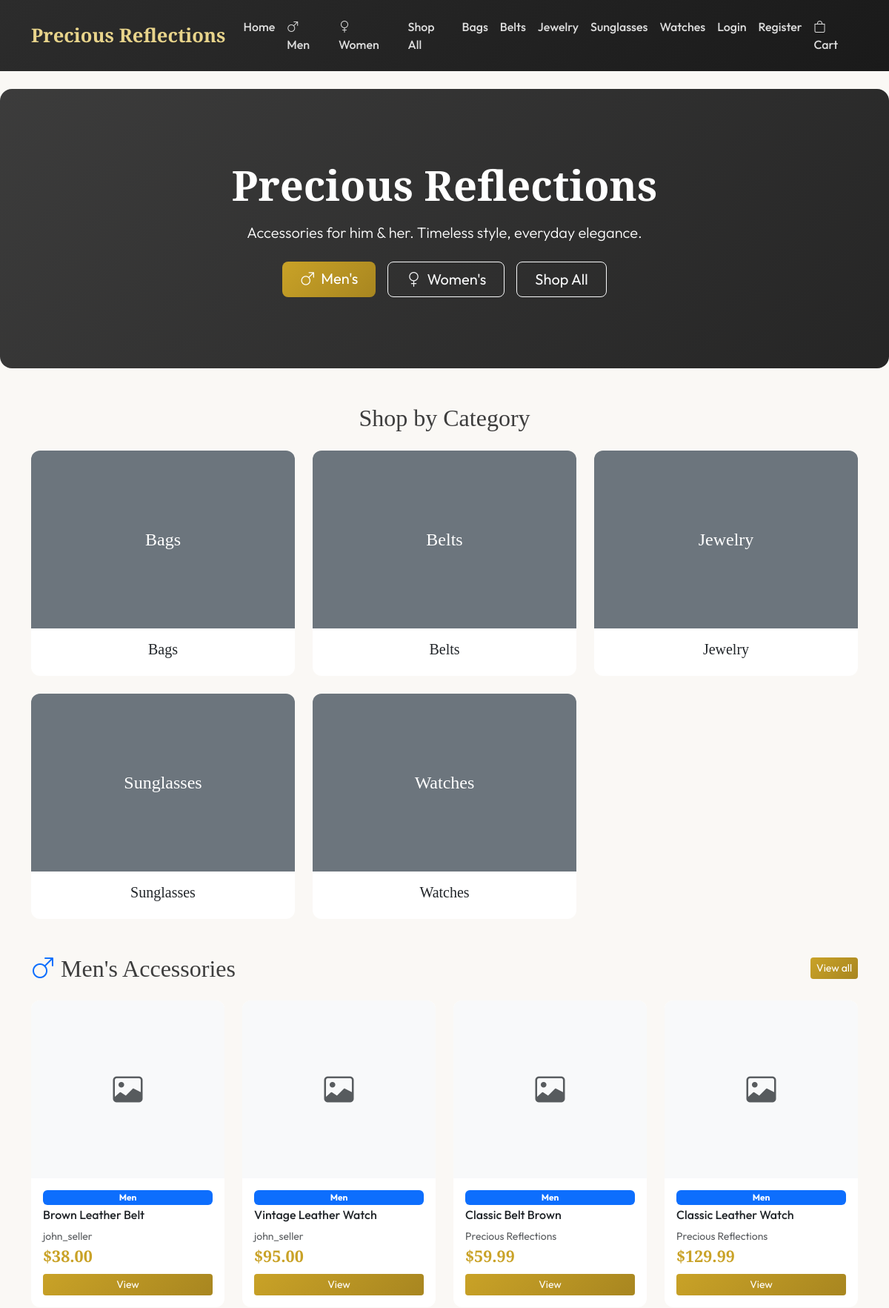
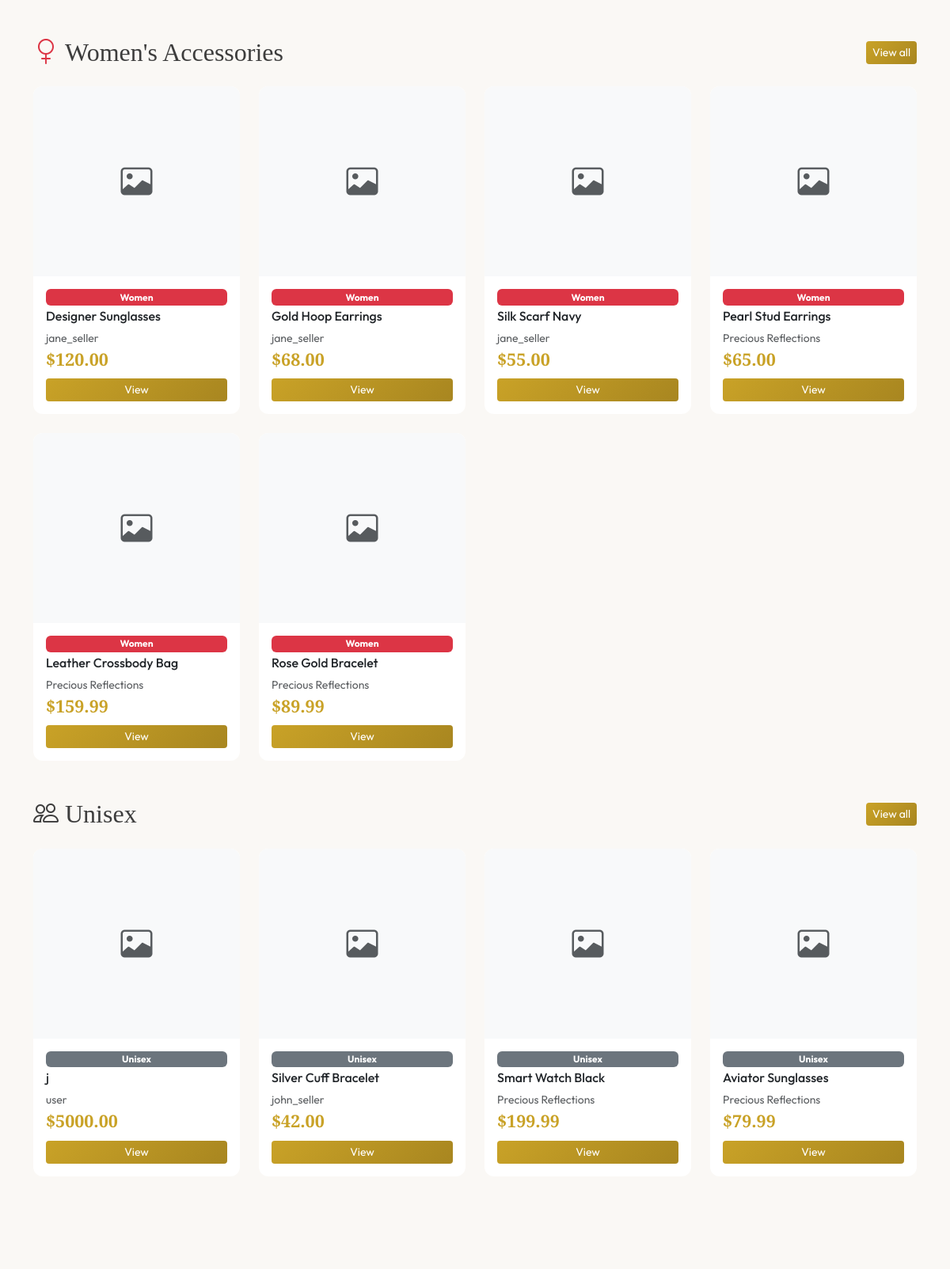
The page / (upper part) on the database its author committed (2 pictures, top to bottom).
### store/models.py (models this page shows, shortened)
class Category(models.Model):
    name = models.CharField(max_length=100)
    slug = models.SlugField(unique=True, max_length=100)
    description = models.TextField(blank=True)
    image = models.ImageField(upload_to='categories/', blank=True, null=True)
    created_at = models.DateTimeField(auto_now_add=True)
    class Meta:
        verbose_name_plural = 'Categories'
        ordering = ['name']

class Product(models.Model):
    name = models.CharField(max_length=200)
    slug = models.SlugField(unique=True, max_length=200)
    description = models.TextField()
    price = models.DecimalField(max_digits=10, decimal_places=2, validators=[MinValueValidator(0)])
    stock = models.PositiveIntegerField(default=0)
    category = models.ForeignKey(Category, on_delete=models.CASCADE, related_name='products')
    gender = models.CharField(max_length=1, choices=GENDER_CHOICES, default='U')
    image = models.ImageField(upload_to='products/', blank=True, null=True)
    seller = models.ForeignKey(settings.AUTH_USER_MODEL, on_delete=models.CASCADE, related_name='products_for_sale', null=True, blank=True)  # null = official/admin
    created_at = models.DateTimeField(auto_now_add=True)
    updated_at = models.DateTimeField(auto_now=True)
    is_active = models.BooleanField(default=True)
    class Meta:
        ordering = ['-created_at']

### store/views.py (the view)
# urls.py: path('', views.home, name='home'),
def home(request):
    categories = Category.objects.all()[:6]
    featured_men = Product.objects.filter(is_active=True, gender='M')[:8]
    featured_women = Product.objects.filter(is_active=True, gender='F')[:8]
    featured_unisex = Product.objects.filter(is_active=True, gender='U')[:4]
    return render(request, 'store/home.html', {
        'categories': categories,
        'featured_men': featured_men,
        'featured_women': featured_women,
        'featured_unisex': featured_unisex,
    })

### store/context_processors.py (called while the page is built)
def cart_count(request):
    count = 0
    if request.session.get('cart'):
        for item in request.session['cart'].values():
            count += item.get('quantity', 0)
    return {'cart_count': count}

def categories_nav(request):
    from .models import Category
    categories = Category.objects.all()[:10]
    return {'nav_categories': categories}

### templates/store/home.html (shortened to what this page needs)
{% extends 'base.html' %}
{% load static %}
{% block content %}
<section class="hero rounded-4 py-5 px-4 mb-5 mx-2 mx-md-0">
  <div class="container text-center py-5">
    <h1 class="font-serif display-4 fw-bold mb-3">Precious Reflections</h1>
    <p class="lead mb-4 opacity-90">Accessories for him & her. Timeless style, everyday elegance.</p>
    <div class="d-flex flex-wrap justify-content-center gap-3">
      <a href="{% url 'store:shop_men' %}" class="btn btn-gold btn-lg px-4"><i class="bi bi-gender-male me-2"></i>Men's</a>
      <a href="{% url 'store:shop_women' %}" class="btn btn-outline-light btn-lg px-4"><i class="bi bi-gender-female me-2"></i>Women's</a>
      <a href="{% url 'store:shop' %}" class="btn btn-outline-light btn-lg px-4">Shop All</a>
    </div>
  </div>
</section>
<div class="container">
  <h2 class="font-serif text-center mb-4">Shop by Category</h2>
  <div class="row g-4 mb-5">
    {% for cat in categories %}
    <div class="col-6 col-md-4">
      <a href="{% url 'store:shop' %}?category={{ cat.slug }}" class="text-decoration-none text-dark">
        <div class="card h-100">
          {% if cat.image %}
          <img src="{{ cat.image.url }}" class="card-img-top" alt="{{ cat.name }}">
          {% else %}
          <div class="card-img-top bg-secondary d-flex align-items-center justify-content-center text-white font-serif fs-4">{{ cat.name }}</div>
          {% endif %}
          <div class="card-body text-center">
            <h5 class="card-title font-serif">{{ cat.name }}</h5>
          </div>
        </div>
      </a>
    </div>
    {% empty %}
    <p class="text-muted">No categories yet.</p>
    {% endfor %}
  </div>
  <div class="mb-5">
    <div class="d-flex justify-content-between align-items-center mb-4">
      <h2 class="font-serif mb-0"><i class="bi bi-gender-male text-primary me-2"></i>Men's Accessories</h2>
      <a href="{% url 'store:shop_men' %}" class="btn btn-gold btn-sm">View all</a>
    </div>
    <div class="row g-4">
      {% for product in featured_men %}
      <div class="col-6 col-md-3">
        <div class="card h-100">
          <a href="{% url 'store:product_detail' product.slug %}">
            {% if product.image %}
            <img src="{{ product.image.url }}" class="card-img-top" alt="{{ product.name }}">
            {% else %}
            <div class="card-img-top bg-light d-flex align-items-center justify-content-center text-muted"><i class="bi bi-image fs-1"></i></div>
            {% endif %}
          </a>
          <div class="card-body d-flex flex-column">
            <span class="badge bg-primary mb-1">Men</span>
            <h6 class="card-title"><a href="{% url 'store:product_detail' product.slug %}" class="text-dark text-decoration-none">{{ product.name }}</a></h6>
            <p class="small text-muted mb-0">{% if product.seller %}{{ product.seller.username }}{% else %}Precious Reflections{% endif %}</p>
            <p class="product-price mb-2">${{ product.price }}</p>
            <a href="{% url 'store:product_detail' product.slug %}" class="btn btn-gold btn-sm mt-auto">View</a>
          </div>
        </div>
      </div>
      {% empty %}
      <div class="col-12"><p class="text-muted">No men's products yet.</p></div>
      {% endfor %}
    </div>
  </div>
  <div class="mb-5">
    <div class="d-flex justify-content-between align-items-center mb-4">
      <h2 class="font-serif mb-0"><i class="bi bi-gender-female text-danger me-2"></i>Women's Accessories</h2>
      <a href="{% url 'store:shop_women' %}" class="btn btn-gold btn-sm">View all</a>
    </div>
    <div class="row g-4">
      {% for product in featured_women %}
      <div class="col-6 col-md-3">
        <div class="card h-100">
          <a href="{% url 'store:product_detail' product.slug %}">
            {% if product.image %}
            <img src="{{ product.image.url }}" class="card-img-top" alt="{{ product.name }}">
            {% else %}
            <div class="card-img-top bg-light d-flex align-items-center justify-content-center text-muted"><i class="bi bi-image fs-1"></i></div>
            {% endif %}
          </a>
          <div class="card-body d-flex flex-column">
            <span class="badge bg-danger mb-1">Women</span>
            <h6 class="card-title"><a href="{% url 'store:product_detail' product.slug %}" class="text-dark text-decoration-none">{{ product.name }}</a></h6>
            <p class="small text-muted mb-0">{% if product.seller %}{{ product.seller.username }}{% else %}Precious Reflections{% endif %}</p>
            <p class="product-price mb-2">${{ product.price }}</p>
            <a href="{% url 'store:product_detail' product.slug %}" class="btn btn-gold btn-sm mt-auto">View</a>
          </div>
        </div>
      </div>
      {% empty %}
      <div class="col-12"><p class="text-muted">No women's products yet.</p></div>
      {% endfor %}
    </div>
  </div>
  {% if featured_unisex %}
  <div class="mb-5">
    <div class="d-flex justify-content-between align-items-center mb-4">
      <h2 class="font-serif mb-0"><i class="bi bi-people me-2"></i>Unisex</h2>
      <a href="{% url 'store:shop' %}?gender=U" class="btn btn-gold btn-sm">View all</a>
    </div>
    <div class="row g-4">
      {% for product in featured_unisex %}
      <div class="col-6 col-md-3">
        <div class="card h-100">
          <a href="{% url 'store:product_detail' product.slug %}">
            {% if product.image %}
            <img src="{{ product.image.url }}" class="card-img-top" alt="{{ product.name }}">
            {% else %}
            <div class="card-img-top bg-light d-flex align-items-center justify-content-center text-muted"><i class="bi bi-image fs-1"></i></div>
            {% endif %}
          </a>
        <div class="card-body d-flex flex-column">
          <span class="badge bg-secondary mb-1">Unisex</span>
          <h6 class="card-title"><a href="{% url 'store:product_detail' product.slug %}" class="text-dark text-decoration-none">{{ product.name }}</a></h6>
          <p class="small text-muted mb-0">{% if product.seller %}{{ product.seller.username }}{% else %}Precious Reflections{% endif %}</p>
          <p class="product-price mb-2">${{ product.price }}</p>
          <a href="{% url 'store:product_detail' product.slug %}" class="btn btn-gold btn-sm mt-auto">View</a>
        </div>
      </div>
    </div>
    {% endfor %}
  </div>
  </div>
  {% endif %}
</div>
{% endblock %}

### templates/base.html (shortened to what this page needs)
{% load static %}
<!DOCTYPE html>
<html lang="en">
<head>
  <link href="https://cdn.jsdelivr.net/npm/bootstrap@5.3.2/dist/css/bootstrap.min.css" rel="stylesheet">
  <link rel="stylesheet" href="https://cdn.jsdelivr.net/npm/bootstrap-icons@1.11.1/font/bootstrap-icons.css">
</head>
<body>
  <nav class="navbar navbar-expand-lg navbar-dark py-3">
    <div class="container">
      <a class="navbar-brand" href="{% url 'store:home' %}">Precious Reflections</a>
      <div class="collapse navbar-collapse" id="nav">
        <ul class="navbar-nav me-auto">
          <li class="nav-item"><a class="nav-link" href="{% url 'store:home' %}">Home</a></li>
          <li class="nav-item"><a class="nav-link" href="{% url 'store:shop_men' %}"><i class="bi bi-gender-male me-1"></i> Men</a></li>
          <li class="nav-item"><a class="nav-link" href="{% url 'store:shop_women' %}"><i class="bi bi-gender-female me-1"></i> Women</a></li>
          <li class="nav-item"><a class="nav-link" href="{% url 'store:shop' %}">Shop All</a></li>
          {% for cat in nav_categories %}
          <li class="nav-item"><a class="nav-link" href="{% url 'store:shop' %}?category={{ cat.slug }}">{{ cat.name }}</a></li>
          {% endfor %}
        </ul>
        <ul class="navbar-nav">
          {% if user.is_authenticated %}
            <li class="nav-item"><a class="nav-link" href="{% url 'accounts:profile' %}"><i class="bi bi-person"></i> Profile</a></li>
            <li class="nav-item"><a class="nav-link" href="{% url 'accounts:order_history' %}">Orders</a></li>
            <li class="nav-item"><a class="nav-link" href="{% url 'store:my_listings' %}"><i class="bi bi-shop me-1"></i> My Listings</a></li>
            <li class="nav-item"><a class="nav-link" href="{% url 'store:my_sales' %}">My Sales</a></li>
            {% if user.is_staff %}
            <li class="nav-item"><a class="nav-link" href="{% url 'store:admin_dashboard' %}">Dashboard</a></li>
            <li class="nav-item"><a class="nav-link" href="{% url 'admin:index' %}">Admin</a></li>
            {% endif %}
            <li class="nav-item"><a class="nav-link" href="{% url 'accounts:logout' %}">Logout</a></li>
          {% else %}
            <li class="nav-item"><a class="nav-link" href="{% url 'accounts:login' %}">Login</a></li>
            <li class="nav-item"><a class="nav-link" href="{% url 'accounts:register' %}">Register</a></li>
          {% endif %}
          <li class="nav-item">
            <a class="nav-link position-relative" href="{% url 'store:cart' %}" {% if not user.is_authenticated %}title="Log in to add to cart and buy"{% endif %}>
              <i class="bi bi-bag"></i> Cart
            </a>
          </li>
        </ul>
      </div>
    </div>
  </nav>
  <main class="py-4">
    {% block content %}{% endblock %}
  </main>
</body>
</html>

### templates/base.html (style rules this page uses)
:root { --gold: #c9a227; --gold-light: #e8d48b; --charcoal: #2c2c2c; --cream: #faf8f5; --text: #3d3d3d; }
body { font-family: 'Outfit', sans-serif; background: var(--cream); color: var(--text); }
.font-serif { font-family: 'Cormorant Garamond', serif; }
.navbar { background: linear-gradient(135deg, var(--charcoal) 0%, #1a1a1a 100%) !important; }
.navbar-brand { font-family: 'Cormorant Garamond', serif; font-size: 1.6rem; font-weight: 600; color: var(--gold-light) !important; }
.nav-link { color: rgba(255,255,255,.85) !important; font-weight: 500; }
.btn-gold { background: linear-gradient(135deg, var(--gold), #a88620); color: #fff; border: none; }
.card { border: none; border-radius: 12px; overflow: hidden; transition: transform .2s, box-shadow .2s; }
.card-img-top { height: 240px; object-fit: cover; }
.product-price { font-family: 'Cormorant Garamond', serif; font-size: 1.35rem; color: var(--gold); font-weight: 600; }
.hero { background: linear-gradient(135deg, rgba(44,44,44,.92) 0%, rgba(26,26,26,.95) 100%); color: #fff; }

### rows shown on the page
Category: name "Bags"
Category: name "Belts"
Category: name "Jewelry"
Category: name "Sunglasses"
Category: name "Watches"
Product: name "Brown Leather Belt", seller.username "john_seller", price "38.00"
Product: name "Vintage Leather Watch", seller.username "john_seller", price "95.00"
Product: name "Classic Belt Brown", shows "Precious Reflections", price "59.99"
Product: name "Classic Leather Watch", shows "Precious Reflections", price "129.99"
Product: name "Designer Sunglasses", seller.username "jane_seller", price "120.00"
Product: name "Gold Hoop Earrings", seller.username "jane_seller", price "68.00"
Product: name "Silk Scarf Navy", seller.username "jane_seller", price "55.00"
Product: name "Pearl Stud Earrings", shows "Precious Reflections", price "65.00"
Product: name "Leather Crossbody Bag", shows "Precious Reflections", price "159.99"
Product: name "Rose Gold Bracelet", shows "Precious Reflections", price "89.99"
Product: name "j", seller.username "user", price "5000.00"
Product: name "Silver Cuff Bracelet", seller.username "john_seller", price "42.00"
Product: name "Smart Watch Black", shows "Precious Reflections", price "199.99"
Product: name "Aviator Sunglasses", shows "Precious Reflections", price "79.99"
